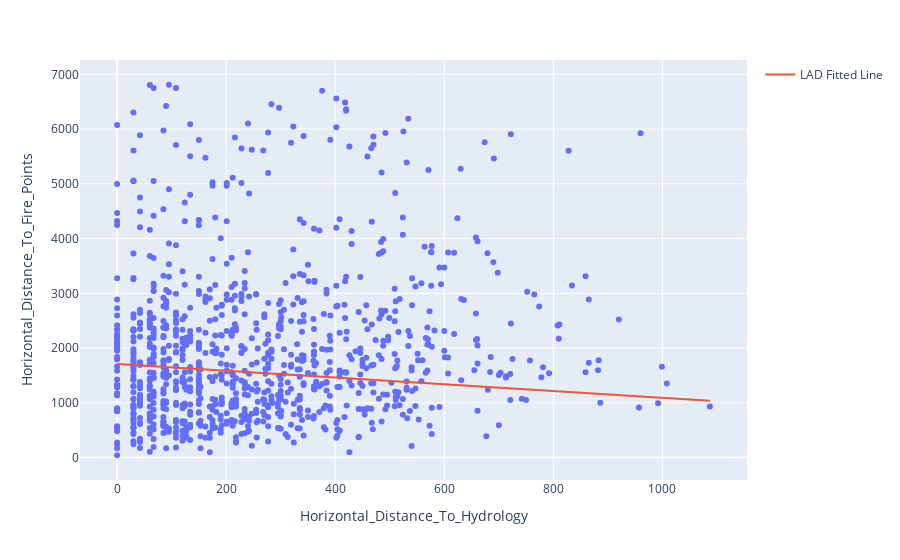

Notebook code cell kept with this figure:
### Code cell
import pandas as pd
import numpy as np
import plotly.express as px
import plotly.graph_objects as go
from sklego.linear_model import LADRegression
from sklearn.model_selection import KFold
from sklearn.metrics import mean_squared_error

pd.set_option('display.max_columns', None)
pd.options.display.max_colwidth = 500
pd.options.display.max_rows = 100

# Sample the data
sample_df = train_data.sample(n=1000, random_state=77)

# Fit the LAD regression model
lad_fit = LADRegression()
lad_fit.fit(X=np.array(sample_df["Vertical_Distance_To_Hydrology"]).reshape(-1, 1),
            y=sample_df["Horizontal_Distance_To_Fire_Points"])

# Get the intercept and coefficient
intercept = lad_fit.intercept_
coef = lad_fit.coef_[0]

# Calculate predicted values
sample_df['predicted'] = intercept + coef * sample_df["Horizontal_Distance_To_Hydrology"]

# Plot the LAD fitted line on top of the scatterplot
fig = px.scatter(sample_df, x="Horizontal_Distance_To_Hydrology", y="Horizontal_Distance_To_Fire_Points")
fig.add_trace(
    go.Scatter(
        x=sample_df["Horizontal_Distance_To_Hydrology"],
        y=sample_df['predicted'],
        mode='lines',
        name='LAD Fitted Line'
    )
)

fig.show()

### Figure 1 — Plotly figure (JSON) as saved in the notebook; plotly's stock layout.template omitted (floating-point values rounded to 4 significant figures; data arrays with more than 128 entries replaced by an {"elided": "..."} marker saying what was removed)
{"data": [{"hovertemplate": "Horizontal_Distance_To_Hydrology=%{x}<br>Horizontal_Distance_To_Fire_Points=%{y}<extra></extra>", "legendgroup": "", "marker": {"color": "#636efa", "symbol": "circle"}, "mode": "markers", "name": "", "orientation": "v", "showlegend": false, "type": "scatter", "x": {"elided": "1000 int values"}, "xaxis": "x", "y": {"elided": "1000 int values"}, "yaxis": "y"}, {"mode": "lines", "name": "LAD Fitted Line", "type": "scatter", "x": {"elided": "1000 int values"}, "y": {"elided": "1000 float values"}}], "layout": {"legend": {"tracegroupgap": 0}, "margin": {"t": 60}, "xaxis": {"anchor": "y", "domain": [0, 1], "title": {"text": "Horizontal_Distance_To_Hydrology"}}, "yaxis": {"anchor": "x", "domain": [0, 1], "title": {"text": "Horizontal_Distance_To_Fire_Points"}}}}
